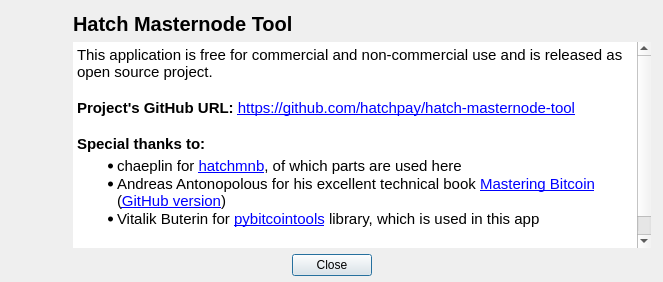
<?xml version="1.0" encoding="UTF-8"?>
<ui version="4.0">
 <class>AboutDlg</class>
 <widget class="QDialog" name="AboutDlg">
  <property name="geometry">
   <rect>
    <x>0</x>
    <y>0</y>
    <width>663</width>
    <height>282</height>
   </rect>
  </property>
  <property name="windowTitle">
   <string>Dialog</string>
  </property>
  <layout class="QVBoxLayout" name="verticalLayout_2">
   <property name="leftMargin">
    <number>6</number>
   </property>
   <property name="topMargin">
    <number>6</number>
   </property>
   <property name="rightMargin">
    <number>6</number>
   </property>
   <property name="bottomMargin">
    <number>6</number>
   </property>
   <item>
    <layout class="QHBoxLayout" name="horizontalLayout_13" stretch="0,5">
     <property name="spacing">
      <number>3</number>
     </property>
     <property name="sizeConstraint">
      <enum>QLayout::SetMinimumSize</enum>
     </property>
     <property name="topMargin">
      <number>0</number>
     </property>
     <item>
      <layout class="QVBoxLayout" name="verticalLayout">
       <item>
        <widget class="QLabel" name="lblImage">
         <property name="sizePolicy">
          <sizepolicy hsizetype="Minimum" vsizetype="Minimum">
           <horstretch>0</horstretch>
           <verstretch>0</verstretch>
          </sizepolicy>
         </property>
         <property name="minimumSize">
          <size>
           <width>64</width>
           <height>64</height>
          </size>
         </property>
         <property name="maximumSize">
          <size>
           <width>64</width>
           <height>64</height>
          </size>
         </property>
         <property name="text">
          <string/>
         </property>
        </widget>
       </item>
       <item>
        <spacer name="verticalSpacer">
         <property name="orientation">
          <enum>Qt::Vertical</enum>
         </property>
         <property name="sizeHint" stdset="0">
          <size>
           <width>20</width>
           <height>40</height>
          </size>
         </property>
        </spacer>
       </item>
      </layout>
     </item>
     <item>
      <widget class="QFrame" name="frame">
       <property name="frameShape">
        <enum>QFrame::NoFrame</enum>
       </property>
       <property name="frameShadow">
        <enum>QFrame::Raised</enum>
       </property>
       <layout class="QVBoxLayout" name="verticalLayout_3">
        <property name="leftMargin">
         <number>0</number>
        </property>
        <property name="topMargin">
         <number>6</number>
        </property>
        <property name="rightMargin">
         <number>6</number>
        </property>
        <property name="bottomMargin">
         <number>0</number>
        </property>
        <item>
         <widget class="QLabel" name="lblAppName">
          <property name="font">
           <font>
            <pointsize>15</pointsize>
            <weight>75</weight>
            <bold>true</bold>
           </font>
          </property>
          <property name="text">
           <string>Hatch Masternode Tool</string>
          </property>
         </widget>
        </item>
        <item>
         <widget class="QTextBrowser" name="textAbout">
          <property name="font">
           <font>
            <family>Arial</family>
           </font>
          </property>
          <property name="frameShape">
           <enum>QFrame::NoFrame</enum>
          </property>
          <property name="sizeAdjustPolicy">
           <enum>QAbstractScrollArea::AdjustToContentsOnFirstShow</enum>
          </property>
          <property name="html">
           <string>&lt;!DOCTYPE HTML PUBLIC &quot;-//W3C//DTD HTML 4.0//EN&quot; &quot;http://www.w3.org/TR/REC-html40/strict.dtd&quot;&gt;
&lt;html&gt;&lt;head&gt;&lt;meta name=&quot;qrichtext&quot; content=&quot;1&quot; /&gt;&lt;style type=&quot;text/css&quot;&gt;
p, li { white-space: pre-wrap; }
&lt;/style&gt;&lt;/head&gt;&lt;body style=&quot; font-family:'Arial'; font-size:13pt; font-weight:400; font-style:normal;&quot;&gt;
&lt;p style=&quot; margin-top:0px; margin-bottom:0px; margin-left:0px; margin-right:0px; -qt-block-indent:0; text-indent:0px;&quot;&gt;&lt;span style=&quot; font-size:11pt;&quot;&gt;This application is free for commercial and non-commercial use and is released as open source project.&lt;/span&gt;&lt;/p&gt;
&lt;p style=&quot; margin-top:0px; margin-bottom:0px; margin-left:0px; margin-right:0px; -qt-block-indent:0; text-indent:0px;&quot;&gt;&lt;span style=&quot; font-size:11pt;&quot;&gt; &lt;/span&gt;&lt;/p&gt;
&lt;p style=&quot; margin-top:0px; margin-bottom:0px; margin-left:0px; margin-right:0px; -qt-block-indent:0; text-indent:0px;&quot;&gt;&lt;span style=&quot; font-size:11pt; font-weight:600;&quot;&gt;Project's GitHub URL:&lt;/span&gt;&lt;span style=&quot; font-size:11pt;&quot;&gt; &lt;/span&gt;&lt;a href=&quot;https://github.com/hatchpay/hatch-masternode-tool&quot;&gt;&lt;span style=&quot; font-size:11pt; text-decoration: underline; color:#0000ff;&quot;&gt;https://github.com/hatchpay/hatch-masternode-tool&lt;/span&gt;&lt;/a&gt;&lt;span style=&quot; font-size:11pt;&quot;&gt; &lt;/span&gt;&lt;/p&gt;
&lt;p style=&quot;-qt-paragraph-type:empty; margin-top:0px; margin-bottom:0px; margin-left:0px; margin-right:0px; -qt-block-indent:0; text-indent:0px; font-size:11pt;&quot;&gt;&lt;br /&gt;&lt;/p&gt;
&lt;p style=&quot; margin-top:0px; margin-bottom:0px; margin-left:0px; margin-right:0px; -qt-block-indent:0; text-indent:0px;&quot;&gt;&lt;span style=&quot; font-size:11pt; font-weight:600;&quot;&gt;Special thanks to:&lt;/span&gt;&lt;/p&gt;
&lt;ul style=&quot;margin-top: 0px; margin-bottom: 0px; margin-left: 0px; margin-right: 0px; -qt-list-indent: 1;&quot;&gt;&lt;li style=&quot; font-size:11pt;&quot; style=&quot; margin-top:4px; margin-bottom:0px; margin-left:0px; margin-right:0px; -qt-block-indent:0; text-indent:0px;&quot;&gt;chaeplin for &lt;a href=&quot;https://github.com/chaeplin/hatchmnb&quot;&gt;&lt;span style=&quot; text-decoration: underline; color:#0000ff;&quot;&gt;hatchmnb&lt;/span&gt;&lt;/a&gt;, of which parts are used here&lt;/li&gt;
&lt;li style=&quot; font-size:11pt;&quot; style=&quot; margin-top:0px; margin-bottom:0px; margin-left:0px; margin-right:0px; -qt-block-indent:0; text-indent:0px;&quot;&gt;Andreas Antonopolous for his excellent technical book &lt;a href=&quot;http://shop.oreilly.com/product/0636920049524.do&quot;&gt;&lt;span style=&quot; text-decoration: underline; color:#0000ff;&quot;&gt;Mastering Bitcoin&lt;/span&gt;&lt;/a&gt; (&lt;a href=&quot;https://github.com/bitcoinbook/bitcoinbook/tree/develop&quot;&gt;&lt;span style=&quot; text-decoration: underline; color:#0000ff;&quot;&gt;GitHub version&lt;/span&gt;&lt;/a&gt;)&lt;/li&gt;
&lt;li style=&quot; font-size:11pt;&quot; style=&quot; margin-top:0px; margin-bottom:6px; margin-left:0px; margin-right:0px; -qt-block-indent:0; text-indent:0px;&quot;&gt;Vitalik Buterin for &lt;a href=&quot;https://github.com/vbuterin/pybitcointools&quot;&gt;&lt;span style=&quot; text-decoration: underline; color:#0000ff;&quot;&gt;pybitcointools&lt;/span&gt;&lt;/a&gt; library, which is used in this app&lt;/li&gt;&lt;/ul&gt;
&lt;p style=&quot;-qt-paragraph-type:empty; margin-top:0px; margin-bottom:0px; margin-left:0px; margin-right:0px; -qt-block-indent:0; text-indent:0px; font-size:8.25pt;&quot;&gt;&lt;br /&gt;&lt;/p&gt;
&lt;p style=&quot; margin-top:0px; margin-bottom:0px; margin-left:0px; margin-right:0px; -qt-block-indent:0; text-indent:0px;&quot;&gt;&lt;span style=&quot; font-size:11pt; font-weight:600;&quot;&gt;Author:&lt;/span&gt;&lt;span style=&quot; font-size:11pt;&quot;&gt; Hatchpay (&lt;/span&gt;&lt;a href=&quot;mailto:support@hatch.ga&quot;&gt;&lt;span style=&quot; text-decoration: underline; color:#0000ff;&quot;&gt;support@hatch.ga&lt;/span&gt;&lt;/a&gt;&lt;span style=&quot; font-size:11pt;&quot;&gt;)&lt;/span&gt;&lt;/p&gt;&lt;/body&gt;&lt;/html&gt;</string>
          </property>
         </widget>
        </item>
       </layout>
      </widget>
     </item>
    </layout>
   </item>
   <item>
    <layout class="QHBoxLayout" name="horizontalLayout">
     <property name="spacing">
      <number>6</number>
     </property>
     <item>
      <spacer name="horizontalSpacer">
       <property name="orientation">
        <enum>Qt::Horizontal</enum>
       </property>
       <property name="sizeHint" stdset="0">
        <size>
         <width>40</width>
         <height>20</height>
        </size>
       </property>
      </spacer>
     </item>
     <item>
      <widget class="QPushButton" name="btnClose">
       <property name="text">
        <string>Close</string>
       </property>
      </widget>
     </item>
     <item>
      <spacer name="horizontalSpacer_2">
       <property name="orientation">
        <enum>Qt::Horizontal</enum>
       </property>
       <property name="sizeHint" stdset="0">
        <size>
         <width>40</width>
         <height>20</height>
        </size>
       </property>
      </spacer>
     </item>
    </layout>
   </item>
  </layout>
 </widget>
 <resources/>
 <connections/>
</ui>
